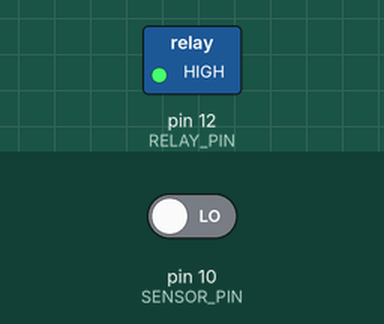
Bench run of a sketch on a simulated Arduino Uno, built with avr-gcc and run on an emulated ATmega328P. Shown: switched loads named in the sketch (green lamp = pin HIGH). Inputs (shaded band) come from the test bench; at power-on: pin 10 (SENSOR_PIN) LOW. What the sketch prints to the serial monitor is not drawn.

Above: at 1.2 s.
1.3 s: pin 10 (SENSOR_PIN) driven HIGH
At 1.8 s:
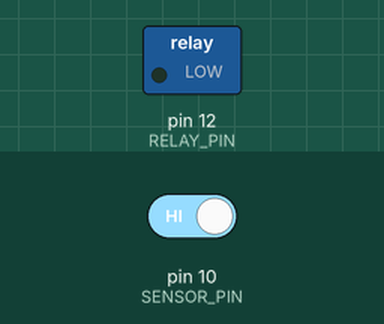
2.8 s: pin 10 (SENSOR_PIN) driven LOW
At 4.2 s:
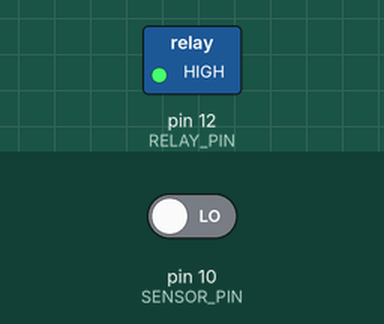
Timing chart, 0 to 5.8 s (numbered marks = the images above; inputs shaded):
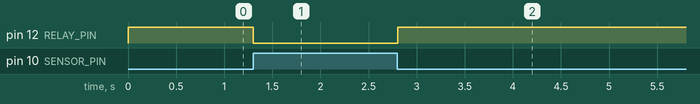

Measured:
- after the input at 1.3 s, pin 12 (RELAY_PIN): HIGH → LOW at once
- after the input at 2.8 s, pin 12 (RELAY_PIN): LOW → HIGH at once

The sketch:

PIR_sensor.ino
```cpp
#define SENSOR_PIN 10
#define RELAY_PIN 12

void setup()
{
  pinMode(RELAY_PIN, OUTPUT);
  pinMode(SENSOR_PIN, INPUT);
  Serial.begin(9600);
}

void loop()
{
  //If object movement is detected then the sensor value will be 1 else the value will be 0
  int sensorValue = digitalRead(SENSOR_PIN);
  //Serial.println(sensorValue);
  if (sensorValue == HIGH)
  {
    digitalWrite(RELAY_PIN, LOW);  //Relay is low level triggered relay so we need to write LOW to switch on the light
    Serial.println(sensorValue);
  }
  else
  {
    digitalWrite(RELAY_PIN, HIGH);
    Serial.println(sensorValue);
  }
} 
```
